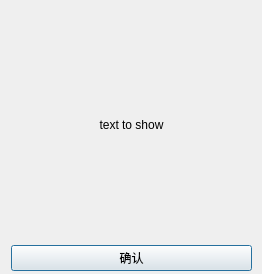
<?xml version="1.0" encoding="UTF-8"?>
<ui version="4.0">
 <class>card_properties</class>
 <widget class="QDialog" name="card_properties">
  <property name="geometry">
   <rect>
    <x>0</x>
    <y>0</y>
    <width>262</width>
    <height>274</height>
   </rect>
  </property>
  <property name="windowTitle">
   <string>Dialog</string>
  </property>
  <widget class="QWidget" name="">
   <property name="geometry">
    <rect>
     <x>11</x>
     <y>10</y>
     <width>241</width>
     <height>261</height>
    </rect>
   </property>
   <layout class="QVBoxLayout" name="verticalLayout">
    <item>
     <widget class="QLabel" name="label">
      <property name="sizePolicy">
       <sizepolicy hsizetype="Minimum" vsizetype="Preferred">
        <horstretch>0</horstretch>
        <verstretch>0</verstretch>
       </sizepolicy>
      </property>
      <property name="text">
       <string>text to show</string>
      </property>
      <property name="alignment">
       <set>Qt::AlignCenter</set>
      </property>
     </widget>
    </item>
    <item>
     <widget class="QPushButton" name="pushButton">
      <property name="text">
       <string>确认</string>
      </property>
     </widget>
    </item>
   </layout>
  </widget>
 </widget>
 <resources/>
 <connections/>
</ui>
